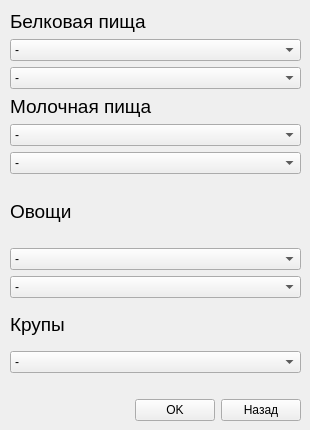
<?xml version="1.0" encoding="UTF-8"?>
<ui version="4.0">
 <class>Form</class>
 <widget class="QWidget" name="Form">
  <property name="geometry">
   <rect>
    <x>0</x>
    <y>0</y>
    <width>310</width>
    <height>430</height>
   </rect>
  </property>
  <property name="minimumSize">
   <size>
    <width>310</width>
    <height>430</height>
   </size>
  </property>
  <property name="maximumSize">
   <size>
    <width>310</width>
    <height>430</height>
   </size>
  </property>
  <property name="windowTitle">
   <string>Продукты</string>
  </property>
  <widget class="QWidget" name="layoutWidget">
   <property name="geometry">
    <rect>
     <x>10</x>
     <y>10</y>
     <width>291</width>
     <height>411</height>
    </rect>
   </property>
   <layout class="QVBoxLayout" name="verticalLayout_5">
    <item>
     <layout class="QVBoxLayout" name="verticalLayout_2">
      <item>
       <layout class="QVBoxLayout" name="verticalLayout">
        <item>
         <widget class="QLabel" name="label">
          <property name="font">
           <font>
            <pointsize>14</pointsize>
           </font>
          </property>
          <property name="text">
           <string>Белковая пища</string>
          </property>
         </widget>
        </item>
        <item>
         <widget class="QComboBox" name="proteins_cb1">
          <item>
           <property name="text">
            <string>-</string>
           </property>
          </item>
          <item>
           <property name="text">
            <string>Говядина</string>
           </property>
          </item>
          <item>
           <property name="text">
            <string>Свинина</string>
           </property>
          </item>
          <item>
           <property name="text">
            <string>Курица</string>
           </property>
          </item>
          <item>
           <property name="text">
            <string>Яйца</string>
           </property>
          </item>
          <item>
           <property name="text">
            <string>Печень</string>
           </property>
          </item>
         </widget>
        </item>
        <item>
         <widget class="QComboBox" name="proteins_cb2">
          <item>
           <property name="text">
            <string>-</string>
           </property>
          </item>
          <item>
           <property name="text">
            <string>Говядина</string>
           </property>
          </item>
          <item>
           <property name="text">
            <string>Свинина</string>
           </property>
          </item>
          <item>
           <property name="text">
            <string>Курица</string>
           </property>
          </item>
          <item>
           <property name="text">
            <string>Яйца</string>
           </property>
          </item>
          <item>
           <property name="text">
            <string>Печень</string>
           </property>
          </item>
         </widget>
        </item>
       </layout>
      </item>
      <item>
       <widget class="QLabel" name="label_2">
        <property name="font">
         <font>
          <pointsize>14</pointsize>
         </font>
        </property>
        <property name="text">
         <string>Молочная пища</string>
        </property>
       </widget>
      </item>
      <item>
       <widget class="QComboBox" name="milk_cb1">
        <item>
         <property name="text">
          <string>-</string>
         </property>
        </item>
        <item>
         <property name="text">
          <string>Молоко</string>
         </property>
        </item>
        <item>
         <property name="text">
          <string>Творог</string>
         </property>
        </item>
        <item>
         <property name="text">
          <string>Простокваша</string>
         </property>
        </item>
       </widget>
      </item>
      <item>
       <widget class="QComboBox" name="milk_cb2">
        <item>
         <property name="text">
          <string>-</string>
         </property>
        </item>
        <item>
         <property name="text">
          <string>Молоко</string>
         </property>
        </item>
        <item>
         <property name="text">
          <string>Творог</string>
         </property>
        </item>
        <item>
         <property name="text">
          <string>Простокваша</string>
         </property>
        </item>
       </widget>
      </item>
     </layout>
    </item>
    <item>
     <layout class="QVBoxLayout" name="verticalLayout_3">
      <item>
       <widget class="QLabel" name="label_3">
        <property name="font">
         <font>
          <pointsize>14</pointsize>
         </font>
        </property>
        <property name="text">
         <string>Овощи</string>
        </property>
       </widget>
      </item>
      <item>
       <widget class="QComboBox" name="vegetables_cb1">
        <item>
         <property name="text">
          <string>-</string>
         </property>
        </item>
        <item>
         <property name="text">
          <string>Морковь</string>
         </property>
        </item>
        <item>
         <property name="text">
          <string>Капуста</string>
         </property>
        </item>
        <item>
         <property name="text">
          <string>Зелень</string>
         </property>
        </item>
        <item>
         <property name="text">
          <string>Свекла</string>
         </property>
        </item>
       </widget>
      </item>
      <item>
       <widget class="QComboBox" name="vegetables_cb2">
        <item>
         <property name="text">
          <string>-</string>
         </property>
        </item>
        <item>
         <property name="text">
          <string>Морковь</string>
         </property>
        </item>
        <item>
         <property name="text">
          <string>Капуста</string>
         </property>
        </item>
        <item>
         <property name="text">
          <string>Зелень</string>
         </property>
        </item>
        <item>
         <property name="text">
          <string>Свекла</string>
         </property>
        </item>
       </widget>
      </item>
     </layout>
    </item>
    <item>
     <layout class="QVBoxLayout" name="verticalLayout_4">
      <item>
       <widget class="QLabel" name="label_4">
        <property name="font">
         <font>
          <pointsize>14</pointsize>
         </font>
        </property>
        <property name="text">
         <string>Крупы</string>
        </property>
       </widget>
      </item>
      <item>
       <widget class="QComboBox" name="porige_cb">
        <item>
         <property name="text">
          <string>-</string>
         </property>
        </item>
        <item>
         <property name="text">
          <string>Овсянка</string>
         </property>
        </item>
        <item>
         <property name="text">
          <string>Гречка</string>
         </property>
        </item>
        <item>
         <property name="text">
          <string>Перловка</string>
         </property>
        </item>
       </widget>
      </item>
      <item>
       <spacer name="verticalSpacer_2">
        <property name="orientation">
         <enum>Qt::Vertical</enum>
        </property>
        <property name="sizeType">
         <enum>QSizePolicy::Fixed</enum>
        </property>
        <property name="sizeHint" stdset="0">
         <size>
          <width>20</width>
          <height>20</height>
         </size>
        </property>
       </spacer>
      </item>
      <item>
       <layout class="QHBoxLayout" name="horizontalLayout">
        <item>
         <spacer name="horizontalSpacer">
          <property name="orientation">
           <enum>Qt::Horizontal</enum>
          </property>
          <property name="sizeHint" stdset="0">
           <size>
            <width>40</width>
            <height>20</height>
           </size>
          </property>
         </spacer>
        </item>
        <item>
         <widget class="QPushButton" name="ok_btn">
          <property name="text">
           <string>OK</string>
          </property>
         </widget>
        </item>
        <item>
         <widget class="QPushButton" name="cancel_btn">
          <property name="text">
           <string>Назад</string>
          </property>
         </widget>
        </item>
       </layout>
      </item>
     </layout>
    </item>
   </layout>
  </widget>
 </widget>
 <resources/>
 <connections/>
</ui>
